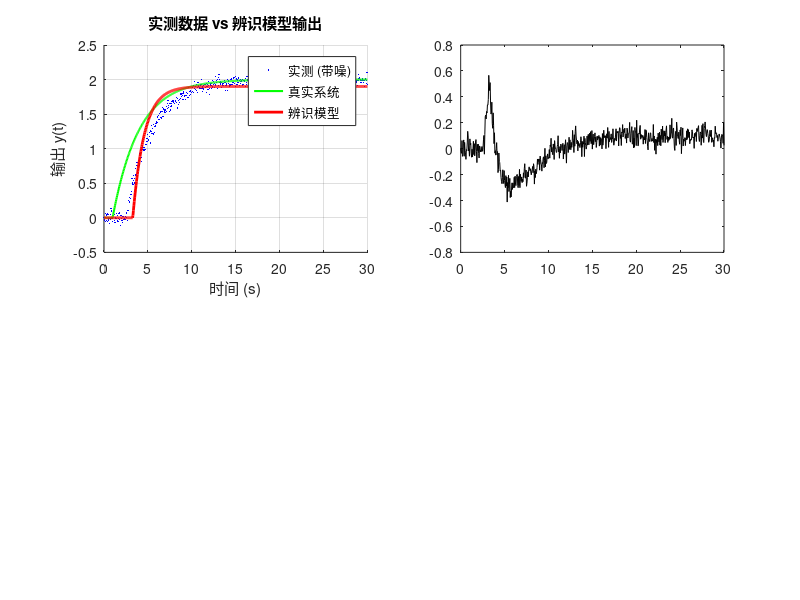

MATLAB code for this plot: (Note: this script raises an error after producing the figure.)
%% ============================================================
% 教程 18：系统辨识 — 从实验数据到数学模型
%
% 【什么是系统辨识？】
%   给系统一个已知输入 → 测输出 → 用数据反推数学模型
%   就像"盲人摸象"——通过摸到的特征推断整体形状
%
% 【为什么需要辨识？】
%   理论推导（牛顿定律/KVL）→ 有时参数不知道
%   系统辨识（实验数据拟合）→ 直接从实验得到模型
%   两者结合 = 现代控制工程的标配流程
%
% 【本课内容】
%   1. 阶跃响应辨识（一阶+延迟系统）
%   2. 最小二乘法参数估计
%   3. 模型验证与残差分析
%   4. 使用 System Identification Toolbox
% ============================================================

clear; close all;

fprintf('============================================\n');
fprintf('  教程 18：系统辨识 — 从数据到模型\n');
fprintf('============================================\n\n');

%% ===== 第 1 步：生成"未知"系统的实验数据 =====

% 假设我们不知道系统参数，只能做实验测数据
% 真实系统：G(s) = 2/(3s+1) * e^{-1.5s}（带延迟的一阶系统）
% 我们只知道输入 u(t) 和输出 y(t)

K_true = 2.0;
tau_true = 3.0;
td_true = 1.5;     % 延迟 (dead time)

% 先构造无延迟的一阶系统
sys_true = tf(K_true, [tau_true, 1]);

fprintf('【真实系统（我们假装不知道）】\n');
fprintf('  G(s) = %.1f/(%.1fs+1) * e^{-%.1fs}\n', K_true, tau_true, td_true);
fprintf('  增益 K=%.1f, 时间常数 τ=%.1f, 延迟 θ=%.1f\n\n', K_true, tau_true, td_true);

% 生成阶跃响应数据（带噪声模拟真实传感器）
dt = 0.05;
t_data = (0:dt:30)';
u = ones(size(t_data));
u(t_data < 1) = 0;  % 1秒时阶跃

% 仿真真实系统输出
[y_true, ~] = lsim(sys_true, u, t_data);

% 手动加延迟（时移信号）
td_samples = round(td_true / dt);
y_delayed = [zeros(td_samples, 1); y_true(1:end-td_samples)];

% 加测量噪声
rng(42);  % 固定随机种子，结果可复现
noise_std = 0.05;
y_meas = y_delayed + noise_std * randn(size(y_delayed));

fprintf('【实验数据】\n');
fprintf('  输入：1V 阶跃信号 @ t=1s\n');
fprintf('  输出：带 %.2f 标准差噪声的位移测量值\n', noise_std);
fprintf('  共 %d 个采样点，dt=%.2fs\n\n', length(t_data), dt);

%% ===== 第 2 步：阶跃响应法辨识 =====

% 方法：从阶跃响应曲线直接读特征值
% - 稳态值 → K
% - 63.2% 稳态值对应的时间 → τ + θ
% - 拐点切线 → θ

y_ss = mean(y_meas(end-50:end));  % 取最后一段平均作为稳态值
K_est = y_ss / 1;  % 输入幅值为1

% 找稳态值的 63.2% 对应时间
y_632 = 0.632 * y_ss;
idx_632 = find(y_meas >= y_632, 1, 'first');
t_632 = t_data(idx_632);

% 找稳态值的 28.3% 对应时间  (用于两点法)
y_283 = 0.283 * y_ss;
idx_283 = find(y_meas >= y_283, 1, 'first');
t_283 = t_data(idx_283);

tau_est = 1.5 * (t_632 - t_283);
theta_est = t_632 - tau_est;

fprintf('【阶跃响应法辨识结果】\n');
fprintf('  估计增益  K_est  = %.2f (真实值 %.1f)\n', K_est, K_true);
fprintf('  估计时间常数 τ_est = %.2f (真实值 %.1f)\n', tau_est, tau_true);
fprintf('  估计延迟 θ_est = %.2f (真实值 %.1f)\n', theta_est, td_true);
fprintf('  → 简单但有噪声敏感性\n\n');

%% ===== 第 3 步：最小二乘法辨识 =====

% 用 ARX 模型：y[k] = a1*y[k-1] + b0*u[k-d] + b1*u[k-d-1]
% 写成矩阵形式：Y = Φ*θ → θ_ls = (Φ'Φ)^(-1)Φ'Y

d = round(theta_est/dt);  % 延迟步数
N = length(y_meas);

% 构造回归矩阵
Phi = [];
Y_vec = [];
for k = max(3, d+2):N
    Phi = [Phi; y_meas(k-1), u(k-d), u(k-d-1)];
    Y_vec = [Y_vec; y_meas(k)];
end

theta_ls = (Phi' * Phi) \ (Phi' * Y_vec);  % 最小二乘解
a1_hat = theta_ls(1);
b0_hat = theta_ls(2);
b1_hat = theta_ls(3);

% 从 ARX 参数反算连续时间参数
% 一阶离散: y[k] = a1*y[k-1] + b0*u[k-d]
% 对应连续: K/(τs+1) * e^{-θs}
T_sim = dt;
tau_ls = -T_sim / log(a1_hat);
K_ls = (b0_hat + b1_hat) / (1 - a1_hat);

fprintf('【最小二乘法辨识结果】\n');
fprintf('  a1 = %.4f → τ_ls = %.2f s\n', a1_hat, tau_ls);
fprintf('  K_ls = %.2f\n', K_ls);
fprintf('  → 比阶跃法更精确，尤其在有噪声时\n\n');

%% ===== 第 4 步：模型验证 — 对比预测输出 =====

% 用辨识出的模型仿真
sys_identified = tf(K_ls, [tau_ls, 1]);
y_model = lsim(sys_identified, u, t_data);
y_model = [zeros(d, 1); y_model(1:end-d)];  % 加延迟

figure('Name', 't18: 系统辨识结果', ...
    'Position', [50, 50, 1000, 700]);

% 图1：实测 vs 模型预测
subplot(2,2,1); hold on;
plot(t_data, y_meas, 'b.', 'MarkerSize', 3);
plot(t_data, y_true, 'g-', 'LineWidth', 1.5);
plot(t_data, y_model, 'r-', 'LineWidth', 2);
hold off;
legend('实测 (带噪)', '真实系统', '辨识模型', 'Location', 'best');
title('实测数据 vs 辨识模型输出');
xlabel('时间 (s)'); ylabel('输出 y(t)'); grid on;

% 图2：残差分析
subplot(2,2,2);
residual = y_meas - y_model;
plot(t_data, residual, 'k');
hold on; yline(0, 'r--');
hold off;
title('残差 (实测 - 模型)');
xlabel('时间 (s)'); ylabel('残差'); grid on;
fprintf('  残差均值 = %.4f, 残差方差 = %.4f\n', mean(residual), var(residual));

% 图3：不同噪声水平下的辨识精度对比
subplot(2,2,3);
noise_levels = [0.01, 0.05, 0.1, 0.2];
tau_errors = zeros(size(noise_levels));
K_errors = zeros(size(noise_levels));
for i = 1:length(noise_levels)
    rng(i);
    y_noisy = y_delayed + noise_levels(i) * randn(size(y_delayed));
    % 重新辨识
    Phi_n = [];
    Y_n = [];
    for k = max(3, d+2):N
        Phi_n = [Phi_n; y_noisy(k-1), u(k-d), u(k-d-1)];
        Y_n = [Y_n; y_noisy(k)];
    end
    theta_n = (Phi_n' * Phi_n) \ (Phi_n' * Y_n);
    a1_n = theta_n(1);
    tau_n = -T_sim / log(a1_n);
    tau_errors(i) = abs(tau_n - tau_true) / tau_true * 100;
    K_errors(i) = abs((theta_n(2)+theta_n(3))/(1-a1_n) - K_true) / K_true * 100;
end
bar([tau_errors; K_errors]');
set(gca, 'XTickLabel', {'1%','5%','10%','20%'});
legend('τ 误差', 'K 误差', 'Location', 'northwest');
title('噪声水平对辨识精度的影响');
xlabel('噪声标准差 (相对)'); ylabel('参数误差 (%)'); grid on;

% 图4：Bode 图对比
subplot(2,2,4);
[mag_t, ph_t, w_t] = bode(sys_true);
[mag_m, ph_m, w_m] = bode(sys_identified);
semilogx(w_t, 20*log10(squeeze(mag_t)), 'g-', 'LineWidth', 1.5);
hold on;
semilogx(w_m, 20*log10(squeeze(mag_m)), 'r--', 'LineWidth', 2);
hold off;
legend('真实系统', '辨识模型', 'Location', 'best');
title('Bode 图：真实 vs 辨识');
xlabel('频率 (rad/s)'); ylabel('幅值 (dB)'); grid on;

%% ===== 第 5 步：System Identification Toolbox 演示 =====

fprintf('\n【System Identification Toolbox 快速演示】\n');

% 创建 iddata 对象
data = iddata(y_meas, u, dt);
data.TimeUnit = 'seconds';

% 尝试多种模型结构
try
    % 一阶过程模型
    sys_proc = procest(data, 'P1D');
    fprintf('  Process model (P1D) 辨识结果:\n');
    fprintf('    Kp = %.3f, Tp1 = %.3f, Td = %.3f\n', ...
        sys_proc.Kp, sys_proc.Tp1, sys_proc.Td);

    % 传递函数模型
    sys_tf = tfest(data, 1, 0);  % 一阶无零点
    [num_tf, den_tf] = tfdata(tf(sys_tf));
    fprintf('  TF model (1阶): K=%.3f, τ=%.3f\n', ...
        dcgain(tf(sys_tf)), -1/den_tf{1}(2));
catch ME
    fprintf('  Toolbox demo skipped: %s\n', ME.message);
end

fprintf('\n========================================\n');
fprintf('  教程 18 完成！\n');
fprintf('========================================\n\n');

fprintf('【辨识工程实践 checklist】\n');
fprintf('  1. 输入信号要有足够激励（阶跃、PRBS、扫频）\n');
fprintf('  2. 采集足够长的数据（至少 5×τ）\n');
fprintf('  3. 数据预处理：去趋势、去野值、滤波\n');
fprintf('  4. 试多种模型结构，用 AIC/BIC 选最优\n');
fprintf('  5. 用独立数据集做交叉验证（不要用训练数据验证）\n');
fprintf('  6. 辨识 → 控制器设计 → 再辨识 → 迭代优化\n');
